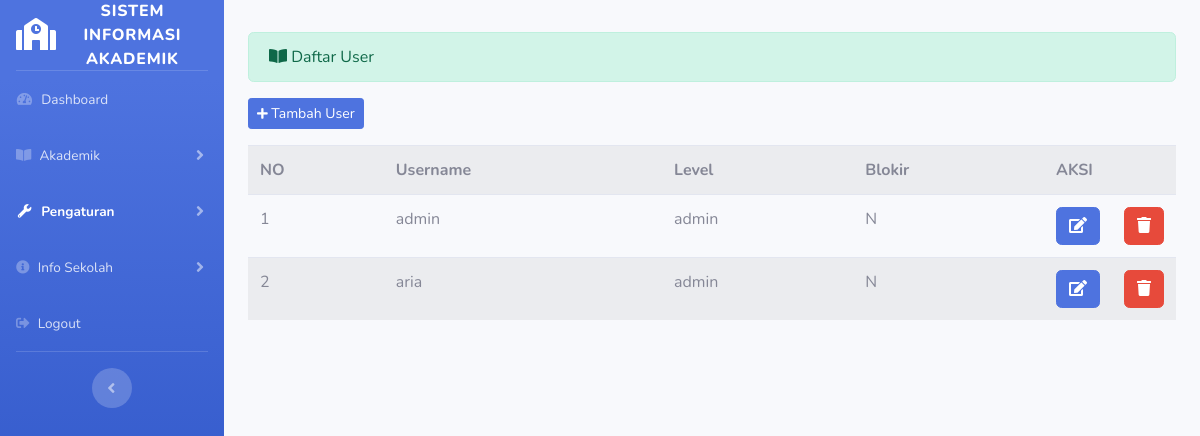
The app's page /index.php/admin/users, older data.
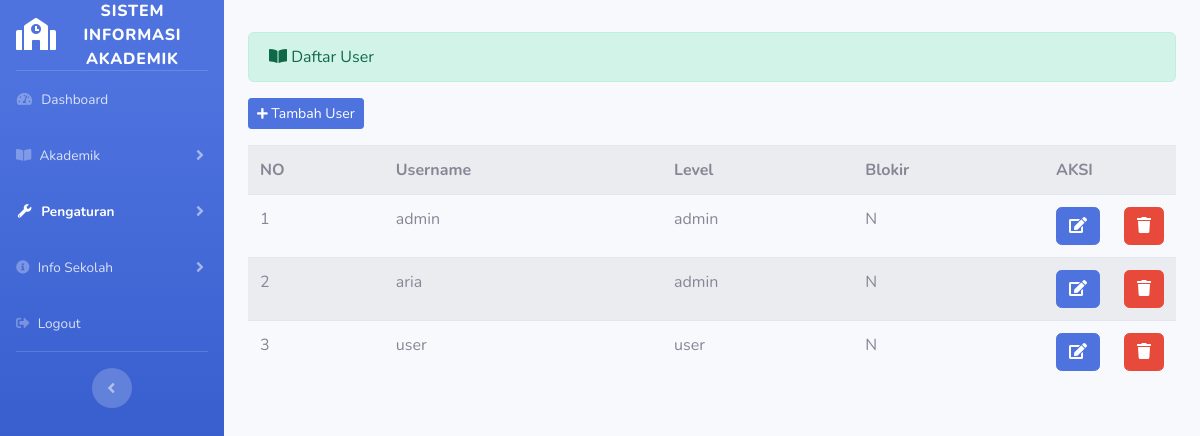
The same page, newer data.
### tables this page shows
CREATE TABLE `user` (
  `id` int(11) NOT NULL,
  `username` varchar(255) NOT NULL,
  `password` varchar(255) NOT NULL,
  `level` enum('admin','user') NOT NULL,
  `blokir` enum('N','Y') NOT NULL,
  `id_session` varchar(255) NOT NULL
);

### application/controllers/admin/users.php (called while the page is built, shortened)
<?php
class Users extends CI_Controller
{
    public function index()
    {
        $data['users'] = $this->user_model->tampil_data('user')->result();
        $this->load->view('templates_admin/header_dashboard');
        $this->load->view('templates_admin/sidebar3');
        $this->load->view('admin/users_daftar', $data);
        $this->load->view('templates_admin/footer');
    }
}

### index.php (called while the page is built, shortened)
<?php
require_once BASEPATH.'core/CodeIgniter.php';

### application/models/user_model.php (called while the page is built, shortened)
<?php
class User_model extends CI_Model
{
    public function tampil_data($table)
    {
        return $this->db->get($table);
    }
}

### application/views/admin/users_daftar.php (the view, shortened to what this page needs)
<div class="container-fluid">
    <div class="alert alert-success" role="alert">
        <i class="fas fa-book-open"></i> Daftar User
    </div>
    <?php echo anchor('admin/users/input', '<button class="btn btn-sm btn-primary mb-3"><i class="fas fa-plus fa-sm"></i> Tambah User</button>') ?>
    <table class="table table-border table-hover table-striped">
        <tr>
            <th>NO</th>
            <th>Username</th>
            <th>Level</th>
            <th>Blokir</th>
            <th colspan="2">AKSI</th>
        </tr>
        <?php
        $no = 1;
        foreach ($users as $user) : ?>
            <tr>
                <td><?php echo $no++ ?></td>
                <td><?php echo $user->username ?></td>
                <td><?php echo $user->level ?></td>
                <td><?php echo $user->blokir ?></td>
                <td width="20px"><?php echo anchor('admin/users/update/' . $user->id, '<div class="btn btn-primary"><i class="fa fa-edit"></i></div>') ?>
                </td>
                <td width="20px"><?php echo anchor('admin/users/delete/' . $user->id, '<div class="btn btn-danger"><i class="fa fa-trash"></i></div>') ?>
                </td>
            </tr>
        <?php endforeach; ?>
    </table>
</div>

Row changes from the older to the newer data that the page shows:
added user: username "user", level "user", blokir "N"
